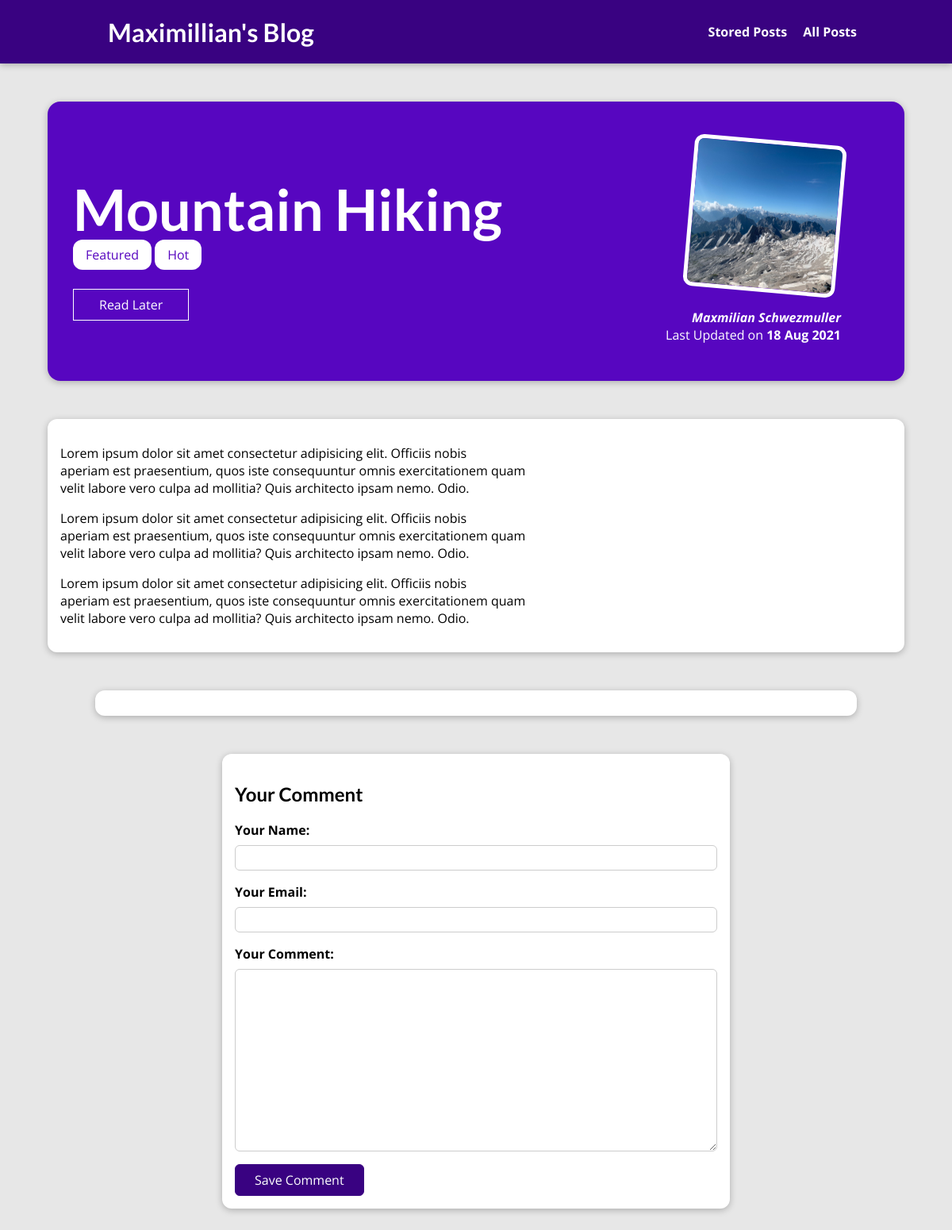
The page /posts/hike-in-the-mountains on the database its author committed.
### blog/models.py (models this page shows, shortened)
class Post(models.Model):
    title = models.CharField(max_length=150)
    excerpt = models.CharField(max_length=300)
    image = models.ImageField(upload_to="posts" , null=True)
    date = models.DateField(auto_now=True)
    slug = models.SlugField(unique=True , db_index=True)
    content = models.TextField(validators=[MinLengthValidator(10)])
    author = models.ForeignKey(Author,on_delete=models.SET_NULL,null=True,related_name="posts")
    tags = models.ManyToManyField(Tag)

class Tag(models.Model):
    caption = models.CharField(max_length=20)
    def __str__(self):
        return self.caption

class Author(models.Model):
    first_name = models.CharField(max_length=100)
    last_name = models.CharField(max_length=100)
    email_address = models.EmailField()
    def full_name(self):
        return f"{self.first_name} {self.last_name}"
    def __str__(self):
        return self.full_name()

### blog/views.py (the view, shortened to what this page needs)
# urls.py: path('posts/<slug:slug>',views.posts_detail,name="posts-detail-page"),
def posts_detail(request, slug):
    identified_post = Post.objects.get(slug=slug)
    post_tags = identified_post.tags.all()
    stored_posts = request.session.get("stored_posts")
    if stored_posts is not None:
        is_saved_for_later = identified_post.id in stored_posts
    else:
        is_saved_for_later = False
    all_comments = identified_post.comments.all().order_by("-id")
    if request.method=="GET":
        return render(request,"blog/post-detail.html",{
            "post":identified_post,
            "post_tags":post_tags,
            "comment_form":CommentForm(),
            "comments":all_comments,
            "is_saved_for_later":is_saved_for_later})

### blog/forms.py
class CommentForm(forms.ModelForm):
    class Meta:
        model = Comment
        fields = ["user_name","user_email","text"]
        labels = {
            "user_name": "Your Name",
            "user_email": "Your Email",
            "text": "Your Comment"
        }

### blog/templates/blog/post-detail.html (shortened to what this page needs)
{% extends "base.html" %}
{% load static %}
{% block css_files %}
<link rel="stylesheet" type="text/css" href="{% static 'blog/post-detail.css' %}" />
{% endblock %}
{% block content %}
    <section id="summary">
      <h2>{{post.title}}</h2>
      {% for tag in post_tags %}
      <span class="tag">{{tag}}</span>
      {% endfor %}
      <div id="read-later">
      <form action="{% url "read-later" %}" method="POST">
        <button>
            {% if is_saved_for_later %}
                Remove from Read Later
            {% else %}
                Read Later
            {% endif %}
        </button>
      </form>
      </div>
       <article>
           <img src="{{post.image.url}}"  alt={{post.title}}/>
           <address> <a href="mailto:{{post.author.email_address}}"> {{post.author}}</a></address>
           <div>
               Last Updated on <time>{{post.date |date:"d M Y"}}</time>
           </div>
       </article>
    </section>
    <main>
        {{post.content | linebreaks}}
    </main>
    <section id="comments">
    </section>
    <section id="comment-form">
        <h2> Your Comment </h2>
        <form action="{% url 'posts-detail-page' post.slug %}" method="POST">
        {% for form_field in comment_form %}
        <div class="form-control {% if form_field.errors %}invalid{% endif %}">
            {{form_field.label_tag}}
            {{form_field}}
        </div>
        {% endfor %}
        <button> Save Comment </button>
        </form>
    </section>
{% endblock %}

### static/app.css (style rules this page uses)
* { box-sizing: border-box; }
html { font-family: 'Open Sans', 'Lato', sans-serif; }
body { margin: 0; }
h1, h2, h3 { font-family: 'Lato', sans-serif; font-weight: bold; }

### blog/static/blog/post-detail.css (style rules this page uses)
body { background-color: #e7e7e7; }
#summary { margin: 8rem auto 3rem auto; padding: 2rem; width: 90%; max-width: 90rem; border-radius: 16px; background-color: #5706c0; position: relative; box-shadow: 0 2px 8px rgba(0, 0, 0, 0.25); height: 22rem; }
#summary h2 { color: white; font-size: 4.5rem; margin-bottom: 0.25rem; }
#summary article { position: absolute; top: 2rem; right: 3rem; padding: 1rem 2rem; border-radius: 12px; text-align: right; color: white; }
#summary article img { width: 12rem; height: 12rem; border-radius: 12px; transform: rotateZ(5deg); border: 5px solid white; margin-bottom: 1rem; }
#summary address { font-weight: bold; }
#summary a { color : white; text-decoration: none; }
#summary time { font-weight: bold; }
#read-later { margin: 2rem 0; }
#read-later button { background-color: transparent; border: 1px solid white; padding: 0.5rem 2rem; font: inherit; color: white; cursor: pointer; }
main { width: 90%; max-width: 90rem; margin: 3rem auto; background-color: white; padding: 1rem; border-radius: 12px; box-shadow: 0 2px 8px rgba(0, 0, 0, 0.25); }
.tag { background-color:white; color : #5706c0; padding : 0.5rem 1rem; border-radius: 12px; }
#comment-form { margin: 3rem auto; width: 90%; max-width: 40rem; border-radius: 12px; background-color: white; box-shadow: 0 2px 8px rgba(0, 0, 0, 0.25); padding: 1rem; }
#comment-form button { font: inherit; background-color: #390281; color: white; border: 1px solid #390281; padding: 0.5rem 1.5rem; border-radius: 6px; cursor: pointer; }
.form-control { margin-bottom: 1rem; }
.form-control label { font-weight: bold; margin-bottom: 0.5rem; display: block; }
.form-control input, .form-control textarea { display: block; width: 100%; font: inherit; padding: 0.25rem; border-radius: 6px; border: 1px solid #ccc; }
#comments { margin: 3rem auto; width: 90%; max-width: 60rem; border-radius: 12px; background-color: white; box-shadow: 0 2px 8px rgba(0, 0, 0, 0.25); padding: 1rem 2rem; }

### rows shown on the page
Post: title "Mountain Hiking", image (picture), author "Maxmilian Schwezmuller", date "18 Aug 2021", content "Lorem ipsum dolor sit amet consectetur adipisicing elit. Officiis nobis aperiam est praesentium, quos iste consequuntur omnis exercitationem quam velit labore vero culpa ad mollitia? Quis architecto ipsam nemo. Odio. Lorem ipsum dolor sit amet consectetur adipisicing elit. Officiis nobis aperiam est praesentium, quos iste consequuntur omnis exercitationem quam velit labore vero culpa ad mollitia? Quis architecto ipsam nemo. Odio. Lorem ipsum dolor sit amet consectetur adipisicing elit. Officiis nobis aperiam est praesentium, quos iste consequuntur omnis exercitationem quam velit labore vero culpa ad mollitia? Quis architecto ipsam nemo. Odio."
Tag: caption "Featured"
Tag: caption "Hot"
